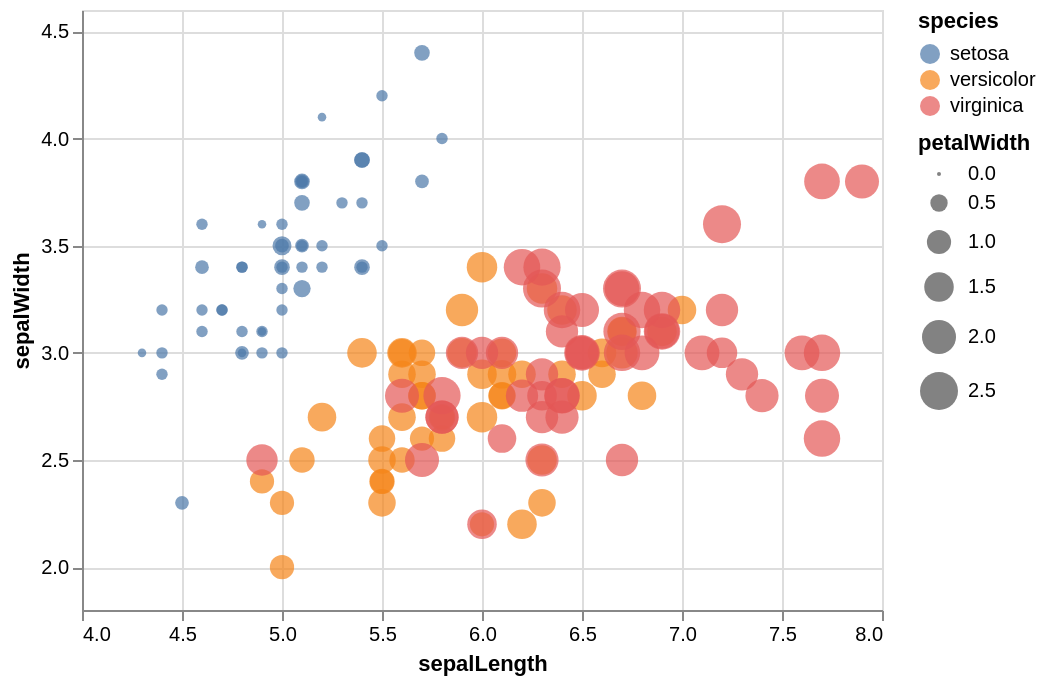

Vega-Lite specification for this chart:
### Vega-Lite specification from a JSON file in a GitHub repository (floating-point values rounded to 4 significant figures; data arrays with more than 128 entries replaced by an {"elided": "..."} marker saying what was removed)
{"config": {"view": {"height": 300, "width": 400}}, "encoding": {"y": {"scale": {"padding": 1, "zero": false}, "field": "sepalWidth", "type": "quantitative"}, "x": {"scale": {"zero": false}, "field": "sepalLength", "type": "quantitative"}, "color": {"field": "species", "type": "nominal"}, "size": {"field": "petalWidth", "type": "quantitative"}}, "data": {"values": {"elided": "150 records"}}, "mark": "circle", "$schema": "https://vega.github.io/schema/vega-lite/v2.4.1.json"}
